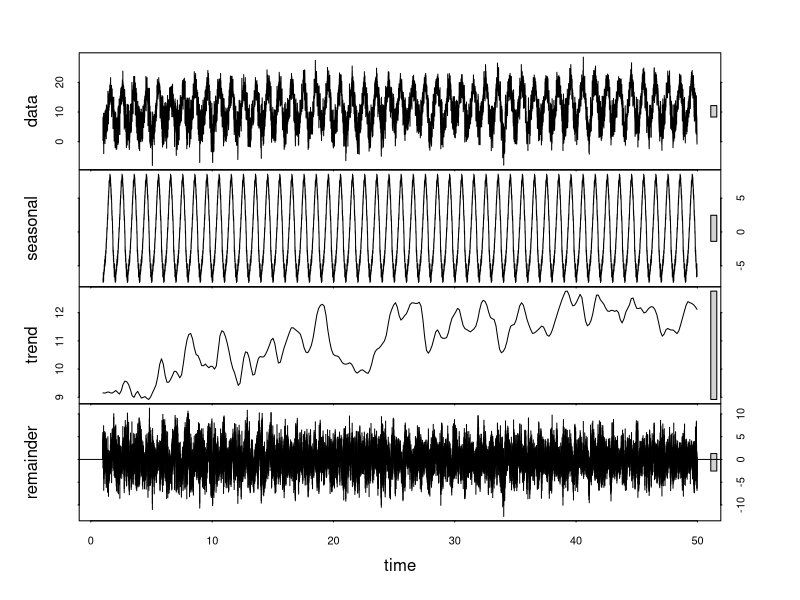
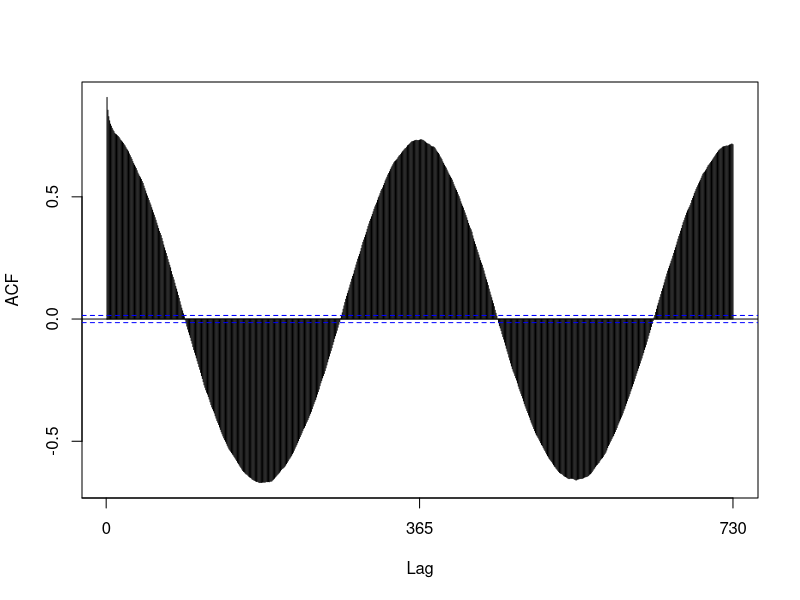
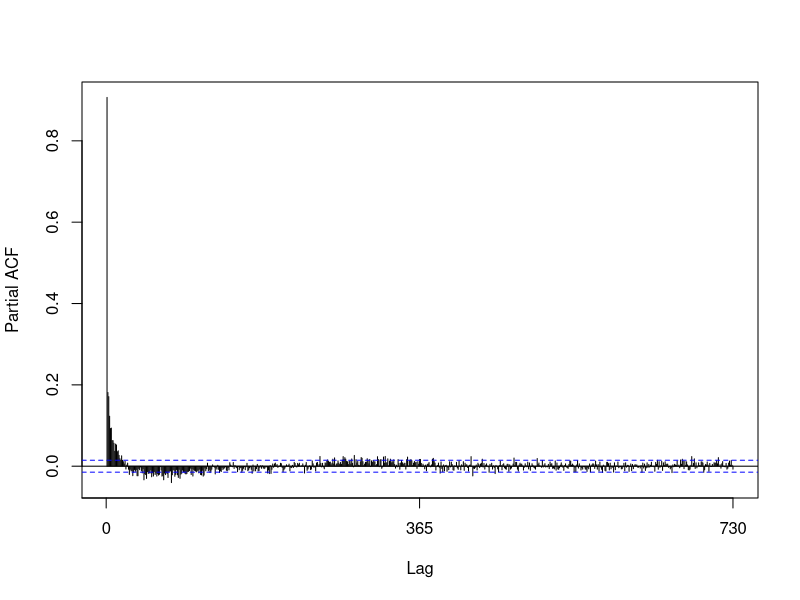
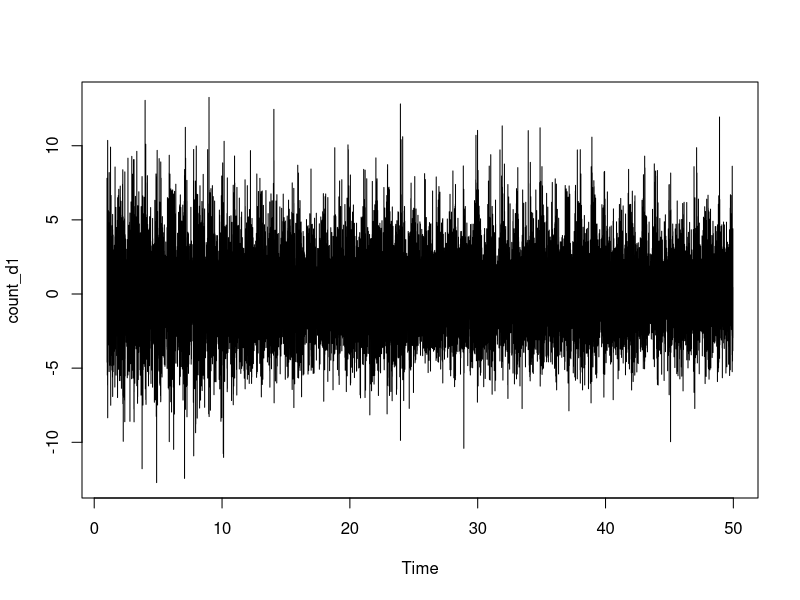
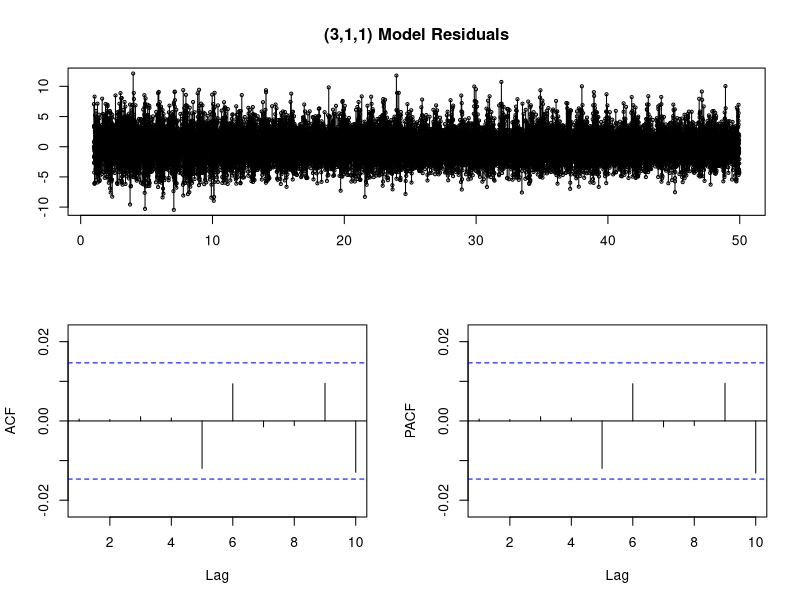
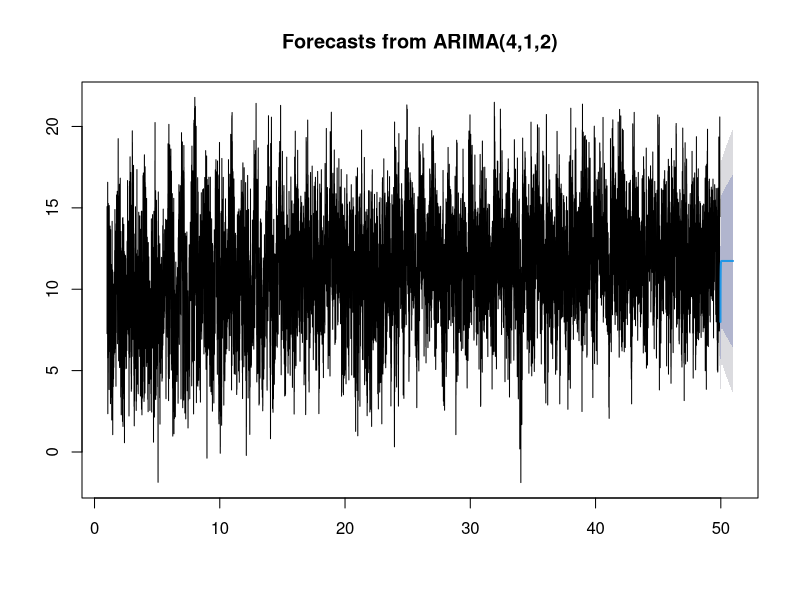

Write the R code that produced these figures, in order. (Note: this script raises an error after producing the figures.)
library('forecast')
library('tseries')

#Datos
df <- read.csv("./datos/temperaturas.csv")
df <- df[, -1]

#Preparacion datasets
df_test <- df[df$dia >= as.Date("2021-01-01"), ]
df_train <- df[df$dia < as.Date("2021-01-01"), ]

#Descomposición de la serie
min_ts = ts(na.omit(df_train$min), frequency=365)
decomp = stl(min_ts, s.window="periodic")
deseasonal <- seasadj(decomp)
plot(decomp)

#Hipotesis estacionalidad
adf.test(min_ts, alternative = "stationary")
Acf(min_ts, main='')
Pacf(min_ts, main='')

#Hipotesis estacionalidad sobre estacionalidad
count_d1 = diff(deseasonal, differences = 1)
plot(count_d1)
adf.test(count_d1, alternative = "stationary")

#Entrenamiento del modelo
t <- Sys.time()
modeloarima <- auto.arima(deseasonal, seasonal=FALSE)
Sys.time() - t
modeloarima

tsdisplay(residuals(modeloarima), lag.max=10, main='(3,1,1) Model Residuals')

#Predicción
prediccion <- forecast(modeloarima, h=365)
plot(prediccion)

result <- prediccion$mean + decomp$time.series[1:365, 1]
df_test$predict <- result[1:304]

#Validacion
sqrt(mean((df_test$min - df_test$predict)^2))
sqrt(mean((df_test$min[1:90] - df_test$predict[1:90])^2))
sqrt(mean((df_test$min[1:30] - df_test$predict[1:30])^2))

ggplot(df_test, aes(dia)) + 
  geom_line(aes(y = min, colour = "min")) + 
  geom_line(aes(y = arima, colour = "max")) +
  ylab("Temperatura") + xlab("Fecha") +
  theme(legend.position="none")


